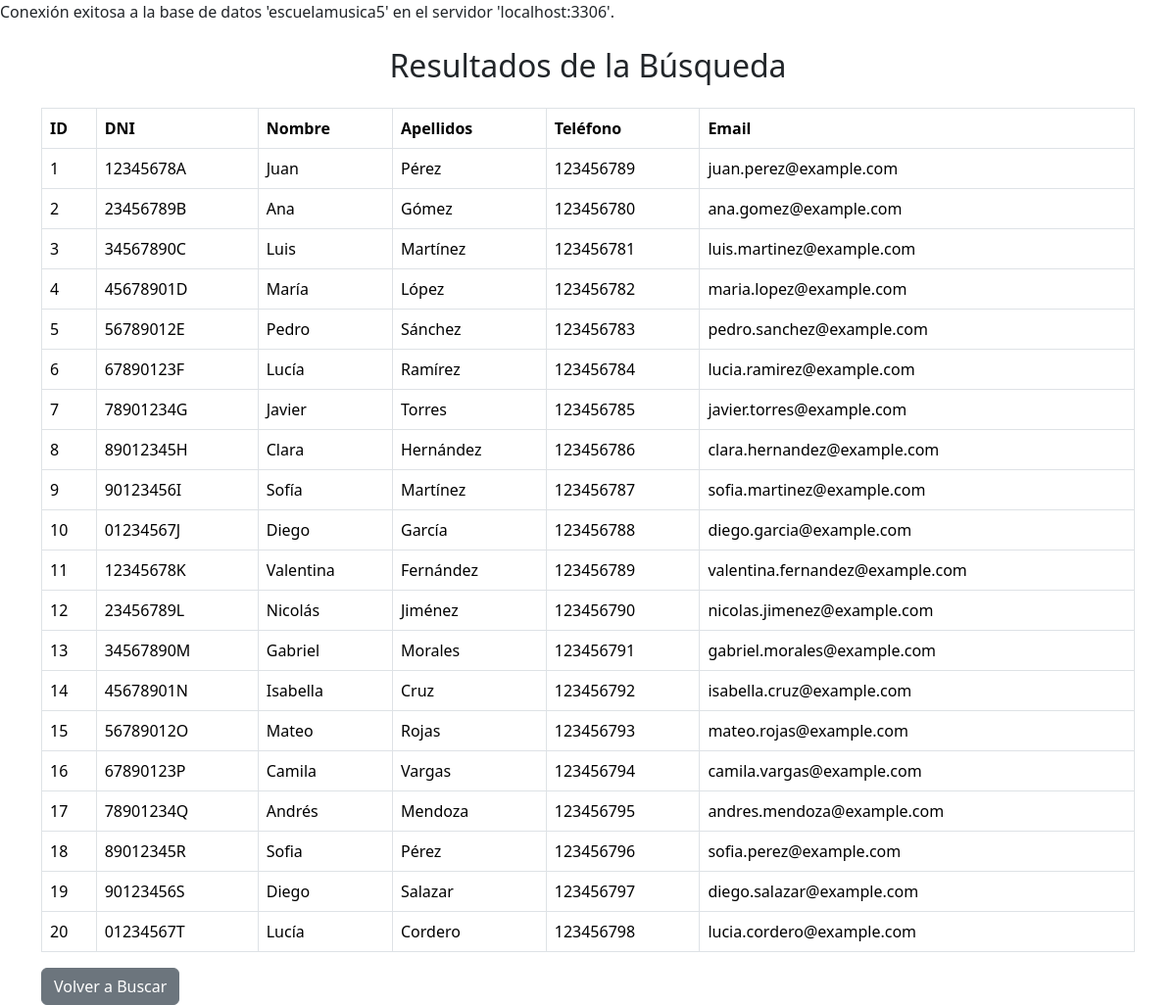
Page /matriculas/leerFiltroAlum.php on the earlier database version.
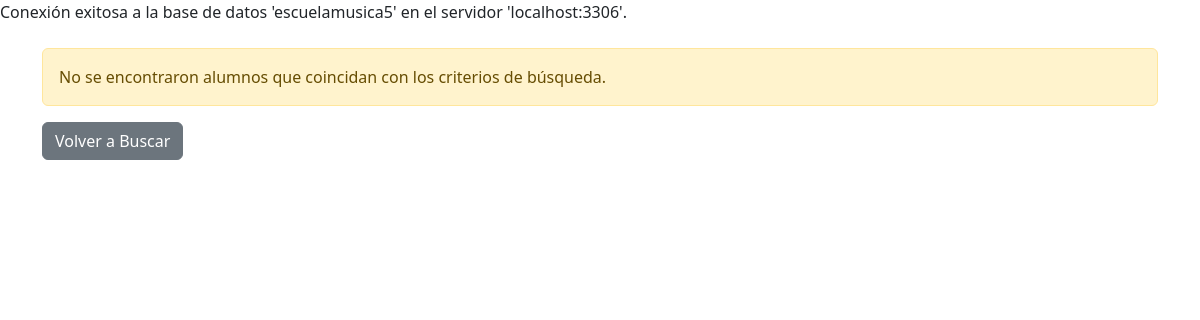
Same page on the later database version.
### tables this page shows
CREATE TABLE Alumnos (
    id_alumno INT AUTO_INCREMENT PRIMARY KEY,
    dni VARCHAR(9) NOT NULL UNIQUE,   
    nombre VARCHAR(100) NOT NULL,
    apellidos VARCHAR(100) NOT NULL,
    telefono VARCHAR(15),
    email VARCHAR(100),
    nombre_padre VARCHAR(100),
    telefono_padre VARCHAR(15),
    email_padre VARCHAR(100)
);

### matriculas/leerFiltroAlum.php (the view, shortened to what this page needs)
<!DOCTYPE html>
<html lang="es">
<head>
    <link href="../css/bootstrap.min.css" rel="stylesheet">
</head>
<body>
<?php
include('../includes/conexion.php');
$sql = "SELECT * FROM Alumnos WHERE 1=1";
$resultado = mysqli_query($conexion, $sql);
if (mysqli_num_rows($resultado) > 0) {
    echo "<div class='container mt-4'>";
    echo "<h2 class='text-center mb-4'>Resultados de la Búsqueda</h2>";
    echo "<table class='table table-bordered'>";
    echo "<thead><tr><th>ID</th><th>DNI</th><th>Nombre</th><th>Apellidos</th><th>Teléfono</th><th>Email</th></tr></thead>";
    echo "<tbody>";
    while ($row = mysqli_fetch_assoc($resultado)) {
        echo "<tr>";
        echo "<td>" . $row['id_alumno'] . "</td>";
        echo "<td>" . $row['dni'] . "</td>";
        echo "<td>" . $row['nombre'] . "</td>";
        echo "<td>" . $row['apellidos'] . "</td>";
        echo "<td>" . $row['telefono'] . "</td>";
        echo "<td>" . $row['email'] . "</td>";
        echo "</tr>";
    }
    echo "</tbody></table>";
    echo "<a href='buscarFiltroAlum.php' class='btn btn-secondary'>Volver a Buscar</a>";
    echo "</div>";
} else {
    echo "<div class='container mt-4'>";
    echo "<div class='alert alert-warning' role='alert'>No se encontraron alumnos que coincidan con los criterios de búsqueda.</div>";
    echo "<a href='buscarFiltroAlum.php' class='btn btn-secondary'>Volver a Buscar</a>";
    echo "</div>";
}
?>
</body>
</html>

Differences in the rows shown:
removed alumnos: id_alumno "1", dni "12345678A", nombre "Juan", apellidos "Pérez", telefono "123456789", email "juan.perez@example.com"
removed alumnos: id_alumno "2", dni "23456789B", nombre "Ana", apellidos "Gómez", telefono "123456780", email "ana.gomez@example.com"
removed alumnos: id_alumno "3", dni "34567890C", nombre "Luis", apellidos "Martínez", telefono "123456781", email "luis.martinez@example.com"
removed alumnos: id_alumno "4", dni "45678901D", nombre "María", apellidos "López", telefono "123456782", email "maria.lopez@example.com"
removed alumnos: id_alumno "5", dni "56789012E", nombre "Pedro", apellidos "Sánchez", telefono "123456783", email "pedro.sanchez@example.com"
removed alumnos: id_alumno "6", dni "67890123F", nombre "Lucía", apellidos "Ramírez", telefono "123456784", email "lucia.ramirez@example.com"
removed alumnos: id_alumno "7", dni "78901234G", nombre "Javier", apellidos "Torres", telefono "123456785", email "javier.torres@example.com"
removed alumnos: id_alumno "8", dni "89012345H", nombre "Clara", apellidos "Hernández", telefono "123456786", email "clara.hernandez@example.com"
removed alumnos: id_alumno "9", dni "90123456I", nombre "Sofía", apellidos "Martínez", telefono "123456787", email "sofia.martinez@example.com"
removed alumnos: id_alumno "10", dni "01234567J", nombre "Diego", apellidos "García", telefono "123456788", email "diego.garcia@example.com"
removed alumnos: id_alumno "11", dni "12345678K", nombre "Valentina", apellidos "Fernández", telefono "123456789", email "valentina.fernandez@example.com"
removed alumnos: id_alumno "12", dni "23456789L", nombre "Nicolás", apellidos "Jiménez", telefono "123456790", email "nicolas.jimenez@example.com"
removed alumnos: id_alumno "13", dni "34567890M", nombre "Gabriel", apellidos "Morales", telefono "123456791", email "gabriel.morales@example.com"
removed alumnos: id_alumno "14", dni "45678901N", nombre "Isabella", apellidos "Cruz", telefono "123456792", email "isabella.cruz@example.com"
removed alumnos: id_alumno "15", dni "56789012O", nombre "Mateo", apellidos "Rojas", telefono "123456793", email "mateo.rojas@example.com"
removed alumnos: id_alumno "16", dni "67890123P", nombre "Camila", apellidos "Vargas", telefono "123456794", email "camila.vargas@example.com"
removed alumnos: id_alumno "17", dni "78901234Q", nombre "Andrés", apellidos "Mendoza", telefono "123456795", email "andres.mendoza@example.com"
removed alumnos: id_alumno "18", dni "89012345R", nombre "Sofia", apellidos "Pérez", telefono "123456796", email "sofia.perez@example.com"
removed alumnos: id_alumno "19", dni "90123456S", nombre "Diego", apellidos "Salazar", telefono "123456797", email "diego.salazar@example.com"
removed alumnos: id_alumno "20", dni "01234567T", nombre "Lucía", apellidos "Cordero", telefono "123456798", email "lucia.cordero@example.com"
Other differences:
text no longer shown: "Resultados de la Búsqueda ID DNI Nombre Apellidos Teléfono Email"
text now shown: "No se encontraron alumnos que coincidan con los criterios de búsqueda."
